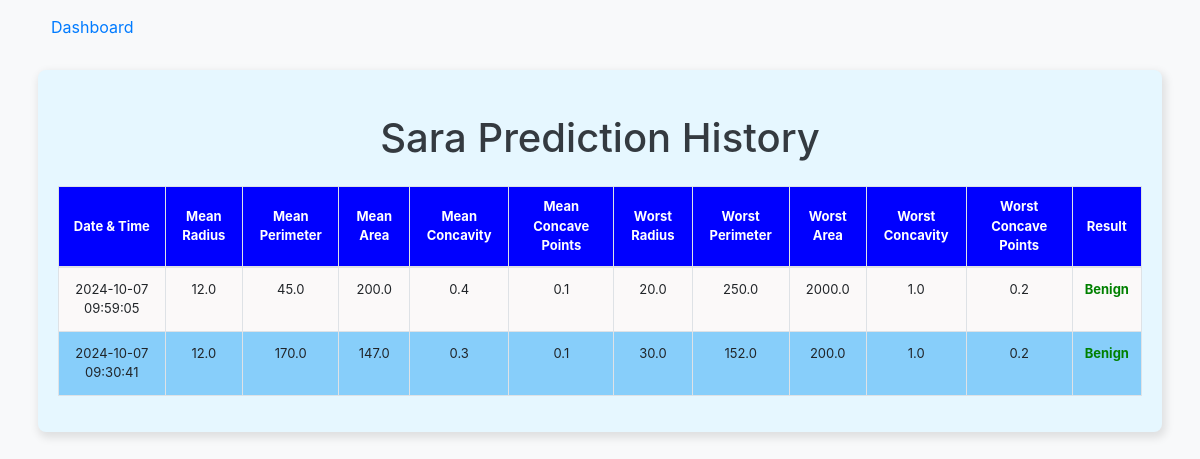
The page /history (signed in) on the database its author committed.
### app.py (models this page shows)
class Prediction(db.Model):
    id = db.Column(db.Integer, primary_key=True)
    mean_radius = db.Column(db.Float, nullable=False)
    mean_perimeter = db.Column(db.Float, nullable=False)
    mean_area = db.Column(db.Float, nullable=False)
    mean_concavity = db.Column(db.Float, nullable=False)
    mean_concave_points = db.Column(db.Float, nullable=False)
    worst_radius = db.Column(db.Float, nullable=False)
    worst_perimeter = db.Column(db.Float, nullable=False)
    worst_area = db.Column(db.Float, nullable=False)
    worst_concavity = db.Column(db.Float, nullable=False)
    worst_concave_points = db.Column(db.Float, nullable=False)
    result = db.Column(db.String(50), nullable=False)
    date_created = db.Column(db.DateTime, default=datetime.now, nullable=False)
    user_id = db.Column(db.Integer, db.ForeignKey('user.id'), nullable=False)

### app.py (the view)
    def wrap(*args, **kwargs):
        if 'username' not in session:
            flash('You need to login first!', 'danger')
            return redirect(url_for('login'))
        return f(*args, **kwargs)

### app.py (called while the page is built)
def login_required(f):
    def wrap(*args, **kwargs):
        if 'username' not in session:
            flash('You need to login first!', 'danger')
            return redirect(url_for('login'))
        return f(*args, **kwargs)
    wrap.__name__ = f.__name__
    return wrap

@app.route('/history')
@login_required
def history():
    predictions = Prediction.query.filter_by(user_id=session['user_id']).order_by(Prediction.date_created.desc()).all()
    return render_template('history.html', predictions=predictions, username= session['username'])

### templates/history.html (shortened to what this page needs)
{% extends "base.html" %}
{% block content %}
<nav>
    <a href="{{ url_for('dashboard') }}" class="btn btn-link">Dashboard</a>
</nav>
    <div class="container container-table text-center mt-4">
        <h1 class="my-4">{{ username|capitalize }} Prediction History</h1>
        <div class="table-responsive">
            {% if predictions %}
                <table class="table table-bordered table-hover" style="width: 100%;">
                    <thead>
                        <tr>
                            <th>Date & Time</th>
                            <th>Mean Radius</th>
                            <th>Mean Perimeter</th>
                            <th>Mean Area</th>
                            <th>Mean Concavity</th>
                            <th>Mean Concave Points</th>
                            <th>Worst Radius</th>
                            <th>Worst Perimeter</th>
                            <th>Worst Area</th>
                            <th>Worst Concavity</th>
                            <th>Worst Concave Points</th>
                            <th>Result</th>
                        </tr>
                    </thead>
                    <tbody>
                        {% for prediction in predictions %}
                            <tr>
                                <td>{{ prediction.date_created.strftime('%Y-%m-%d %H:%M:%S') }}</td>
                                <td>{{ prediction.mean_radius }}</td>
                                <td>{{ prediction.mean_perimeter }}</td>
                                <td>{{ prediction.mean_area }}</td>
                                <td>{{ prediction.mean_concavity }}</td>
                                <td>{{ prediction.mean_concave_points }}</td>
                                <td>{{ prediction.worst_radius }}</td>
                                <td>{{ prediction.worst_perimeter }}</td>
                                <td>{{ prediction.worst_area }}</td>
                                <td>{{ prediction.worst_concavity }}</td>
                                <td>{{ prediction.worst_concave_points }}</td>
                                <td class="{% if prediction.result == 'Malignant' %}text-danger{% else %}text-success{% endif %}">
                                    <strong>{{ prediction.result }}</strong>
                                </td>
                            </tr>
                        {% endfor %}
                    </tbody>
                </table>
            {% else %}
                <div class="alert alert-warning">No predictions available.</div>
            {% endif %}
        </div>
    </div>
{% endblock %}

### templates/base.html (shortened to what this page needs)
<!DOCTYPE html>
<html lang="en">
<head>
    <link href="https://stackpath.bootstrapcdn.com/bootstrap/4.3.1/css/bootstrap.min.css" rel="stylesheet">
    <link rel="stylesheet" href="https://cdnjs.cloudflare.com/ajax/libs/font-awesome/5.15.4/css/all.min.css">
    <link href="{{ url_for('static', filename='css/styles.css') }}" rel="stylesheet">
</head>
<body>
    <div class="container">
        {% block content %}{% endblock %}
    </div>
</body>
</html>

### static/css/styles.css (style rules this page uses)
body { background-color: #f8f9fa; }
nav a { margin-right: 15px; }
.container { padding: 0.5rem; }
h1, h2 { color: #343a40; }
.container .container-table { margin-top: 25px; max-width: 1300px; padding: 20px; background-color: #e6f7ff; border-radius: 8px; box-shadow: 2px 4px 8px 2px rgba(0, 0, 0, 0.1); }
.table thead th { background-color: #0000FF !important; color: white; padding: 10px; vertical-align: middle !important; text-align: center; font-size: 13px; }
.table-responsive { overflow-x: auto; }
table td { border: 1px solid #ddd; }
.table tbody tr { text-align: center; vertical-align: middle !important; font-size: 13px; }
.table tbody tr:nth-child(odd) { background-color: #fbf9f9; }
.table tbody tr:nth-child(even) { background-color: #87CEFA; }
.table { font-size: 1.1rem; width: 100%; }
.table { width: 100%; border-collapse: collapse; }
.table tbody td.text-success { color: green !important; }

### rows shown on the page
Prediction: date_created "2024-10-07 09:59:05", mean_radius "12.0", mean_perimeter "45.0", mean_area "200.0", mean_concavity "0.4", mean_concave_points "0.1", worst_radius "20.0", worst_perimeter "250.0", worst_area "2000.0", worst_concavity "1.0", worst_concave_points "0.2", result "Benign"
Prediction: date_created "2024-10-07 09:30:41", mean_radius "12.0", mean_perimeter "170.0", mean_area "147.0", mean_concavity "0.3", mean_concave_points "0.1", worst_radius "30.0", worst_perimeter "152.0", worst_area "200.0", worst_concavity "1.0", worst_concave_points "0.2", result "Benign"

### other values the page prints
{{ username|capitalize }} "Sara"
